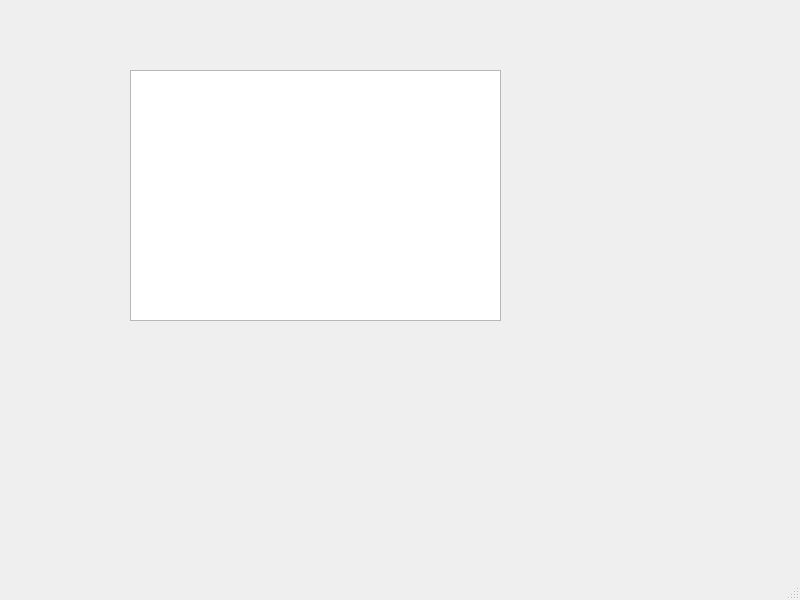
<?xml version="1.0" encoding="UTF-8"?>
<ui version="4.0">
 <class>MainWindow</class>
 <widget class="QMainWindow" name="MainWindow">
  <property name="geometry">
   <rect>
    <x>0</x>
    <y>0</y>
    <width>800</width>
    <height>600</height>
   </rect>
  </property>
  <property name="windowTitle">
   <string>MainWindow</string>
  </property>
  <widget class="QWidget" name="centralwidget">
   <widget class="PlotWidget" name="plotwidget">
    <property name="geometry">
     <rect>
      <x>130</x>
      <y>70</y>
      <width>371</width>
      <height>251</height>
     </rect>
    </property>
   </widget>
  </widget>
  <widget class="QMenuBar" name="menubar">
   <property name="geometry">
    <rect>
     <x>0</x>
     <y>0</y>
     <width>800</width>
     <height>25</height>
    </rect>
   </property>
  </widget>
  <widget class="QStatusBar" name="statusbar"/>
 </widget>
 <customwidgets>
  <customwidget>
   <class>PlotWidget</class>
   <extends>QGraphicsView</extends>
   <header>pyqtgraph</header>
  </customwidget>
 </customwidgets>
 <resources/>
 <connections/>
</ui>
